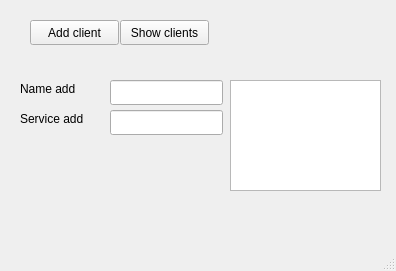
<?xml version="1.0" encoding="UTF-8"?>
<ui version="4.0">
 <class>MainWindow</class>
 <widget class="QMainWindow" name="MainWindow">
  <property name="geometry">
   <rect>
    <x>0</x>
    <y>0</y>
    <width>396</width>
    <height>271</height>
   </rect>
  </property>
  <property name="windowTitle">
   <string>MainWindow</string>
  </property>
  <widget class="QWidget" name="centralwidget">
   <widget class="QLineEdit" name="nameLineEdit">
    <property name="geometry">
     <rect>
      <x>110</x>
      <y>80</y>
      <width>113</width>
      <height>25</height>
     </rect>
    </property>
    <property name="text">
     <string/>
    </property>
   </widget>
   <widget class="QLineEdit" name="serviceLineEdit">
    <property name="geometry">
     <rect>
      <x>110</x>
      <y>110</y>
      <width>113</width>
      <height>25</height>
     </rect>
    </property>
    <property name="text">
     <string/>
    </property>
   </widget>
   <widget class="QTextEdit" name="clientsTextEdit">
    <property name="geometry">
     <rect>
      <x>230</x>
      <y>80</y>
      <width>151</width>
      <height>111</height>
     </rect>
    </property>
   </widget>
   <widget class="QPushButton" name="addClientButton">
    <property name="geometry">
     <rect>
      <x>30</x>
      <y>20</y>
      <width>89</width>
      <height>25</height>
     </rect>
    </property>
    <property name="text">
     <string>Add client</string>
    </property>
   </widget>
   <widget class="QPushButton" name="showClientsButton">
    <property name="geometry">
     <rect>
      <x>120</x>
      <y>20</y>
      <width>89</width>
      <height>25</height>
     </rect>
    </property>
    <property name="text">
     <string>Show clients</string>
    </property>
   </widget>
   <widget class="QLabel" name="label">
    <property name="geometry">
     <rect>
      <x>20</x>
      <y>80</y>
      <width>71</width>
      <height>17</height>
     </rect>
    </property>
    <property name="text">
     <string>Name add</string>
    </property>
   </widget>
   <widget class="QLabel" name="label_2">
    <property name="geometry">
     <rect>
      <x>20</x>
      <y>110</y>
      <width>81</width>
      <height>17</height>
     </rect>
    </property>
    <property name="text">
     <string>Service add</string>
    </property>
   </widget>
  </widget>
  <widget class="QMenuBar" name="menubar">
   <property name="geometry">
    <rect>
     <x>0</x>
     <y>0</y>
     <width>396</width>
     <height>22</height>
    </rect>
   </property>
  </widget>
  <widget class="QStatusBar" name="statusbar"/>
 </widget>
 <resources/>
 <connections/>
</ui>
